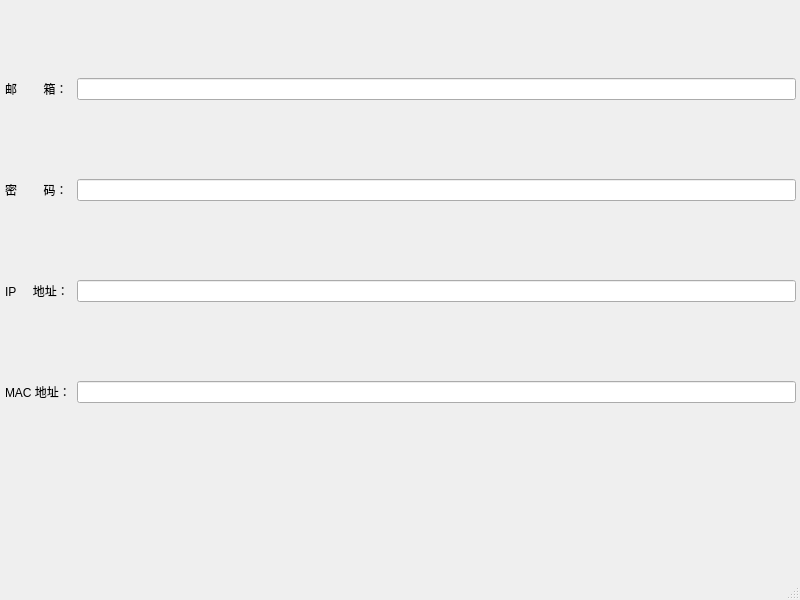
<?xml version="1.0" encoding="UTF-8"?>
<ui version="4.0">
 <class>MainWindow</class>
 <widget class="QMainWindow" name="MainWindow">
  <property name="geometry">
   <rect>
    <x>0</x>
    <y>0</y>
    <width>800</width>
    <height>600</height>
   </rect>
  </property>
  <property name="windowTitle">
   <string>MainWindow</string>
  </property>
  <widget class="QWidget" name="centralwidget">
   <widget class="QWidget" name="gridLayoutWidget">
    <property name="geometry">
     <rect>
      <x>0</x>
      <y>0</y>
      <width>801</width>
      <height>481</height>
     </rect>
    </property>
    <layout class="QGridLayout" name="gridLayout">
     <property name="leftMargin">
      <number>5</number>
     </property>
     <property name="topMargin">
      <number>5</number>
     </property>
     <property name="rightMargin">
      <number>5</number>
     </property>
     <property name="bottomMargin">
      <number>5</number>
     </property>
     <item row="2" column="0">
      <widget class="QLabel" name="pwd_lab">
       <property name="text">
        <string>密        码：</string>
       </property>
      </widget>
     </item>
     <item row="3" column="0">
      <widget class="QLabel" name="ip_lab">
       <property name="text">
        <string>IP     地址：</string>
       </property>
      </widget>
     </item>
     <item row="1" column="1">
      <widget class="QLineEdit" name="email_edit"/>
     </item>
     <item row="2" column="1">
      <widget class="QLineEdit" name="pwd_edit"/>
     </item>
     <item row="3" column="1">
      <widget class="QLineEdit" name="ip_edit"/>
     </item>
     <item row="1" column="0">
      <widget class="QLabel" name="email_lab">
       <property name="text">
        <string>邮        箱：</string>
       </property>
      </widget>
     </item>
     <item row="4" column="0">
      <widget class="QLabel" name="mac_lab">
       <property name="text">
        <string>MAC 地址：</string>
       </property>
      </widget>
     </item>
     <item row="4" column="1">
      <widget class="QLineEdit" name="mac_edit"/>
     </item>
    </layout>
   </widget>
  </widget>
  <widget class="QMenuBar" name="menubar">
   <property name="geometry">
    <rect>
     <x>0</x>
     <y>0</y>
     <width>800</width>
     <height>21</height>
    </rect>
   </property>
  </widget>
  <widget class="QStatusBar" name="statusbar"/>
 </widget>
 <resources/>
 <connections/>
</ui>
